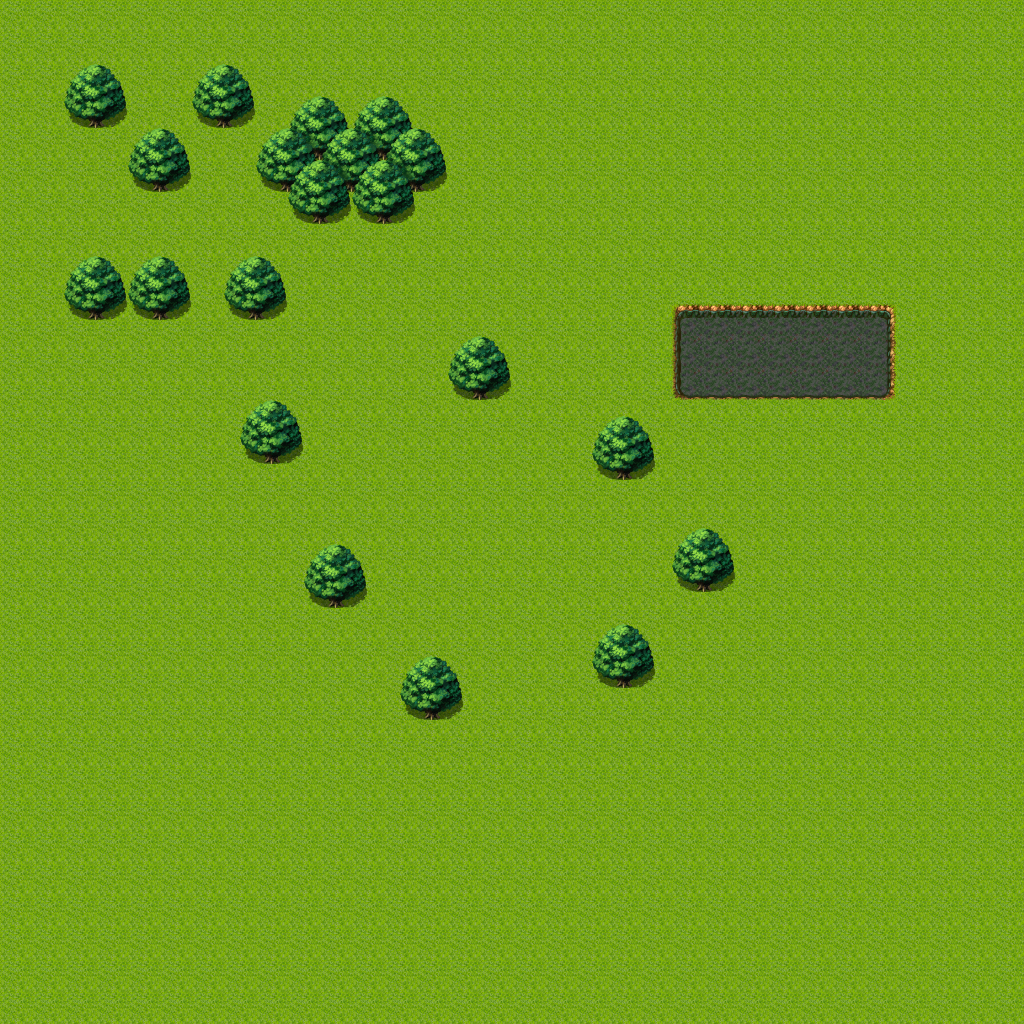

A level layout from a 2D game, rendered from its tile map. Below: a short description, then the map file with tile-grid data replaced by summaries:
An orthogonal 64x64 tile map with 16x16 px tiles, 4 tile layers (under0 grass, under1 water, under2 bomen, over0 bomen), 3 tilesets and 17 objects.

<map version="1.0" orientation="orthogonal" renderorder="right-down" width="64" height="64" tilewidth="16" tileheight="16" nextobjectid="53">
 <tileset firstgid="1" name="tilea1" tilewidth="16" tileheight="16" tilecount="768">
  <image source="tilesets/tilea1.png" width="512" height="384" />
 </tileset>
 <tileset firstgid="769" name="tilea2" tilewidth="16" tileheight="16" tilecount="768">
  <image source="tilesets/tilea2.png" width="512" height="384" />
 </tileset>
 <tileset firstgid="1537" name="telles0808" tilewidth="16" tileheight="16" tilecount="8064">
  <image source="tilesets/telles0808.png" width="1024" height="2016" />
 </tileset>
 <layer name="under0 grass" width="64" height="64">
  <data>[4096 cells, 4096 non-empty, 4 distinct tile ids]</data>
 </layer>
 <layer name="under1 water" width="64" height="64">
  <data>[4096 cells, 84 non-empty, 16 distinct tile ids]</data>
 </layer>
 <layer name="under2 bomen" width="64" height="64">
  <data>[4096 cells, 64 non-empty, 4 distinct tile ids]</data>
 </layer>
 <layer name="over0 bomen" width="64" height="64">
  <data>[4096 cells, 224 non-empty, 28 distinct tile ids]</data>
 </layer>
 <objectgroup name="trees" visible="0">
  <object id="7" x="64" y="96" width="64" height="16" />
  <object id="15" x="128" y="160" width="64" height="16" />
  <object id="16" x="192" y="96" width="64" height="16" />
  <object id="18" x="288" y="192" width="128" height="16" />
  <object id="20" x="256" y="160" width="192" height="16" />
  <object id="21" x="288" y="128" width="128" height="16" />
  <object id="29" x="128" y="288" width="64" height="16" />
  <object id="30" x="64" y="288" width="64" height="16" />
  <object id="42" x="448" y="368" width="64" height="16" />
  <object id="43" x="592" y="448" width="64" height="16" />
  <object id="46" x="672" y="560" width="64" height="16" />
  <object id="47" x="592" y="656" width="64" height="16" />
  <object id="48" x="400" y="688" width="64" height="16" />
  <object id="49" x="304" y="576" width="64" height="16" />
  <object id="50" x="240" y="432" width="64" height="16" />
  <object id="52" x="224" y="288" width="64" height="16" />
 </objectgroup>
 <objectgroup name="water" visible="0">
  <object id="51" x="672" y="304" width="224" height="80" />
 </objectgroup>
</map>
